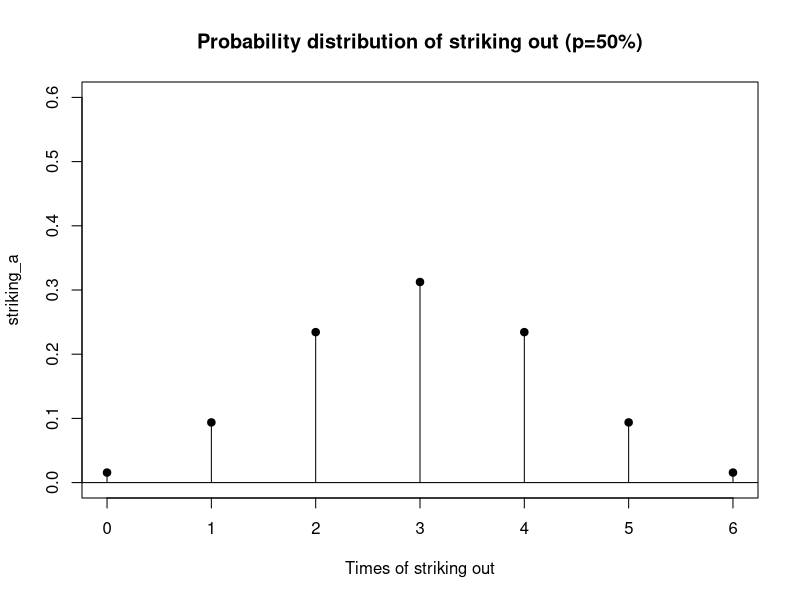
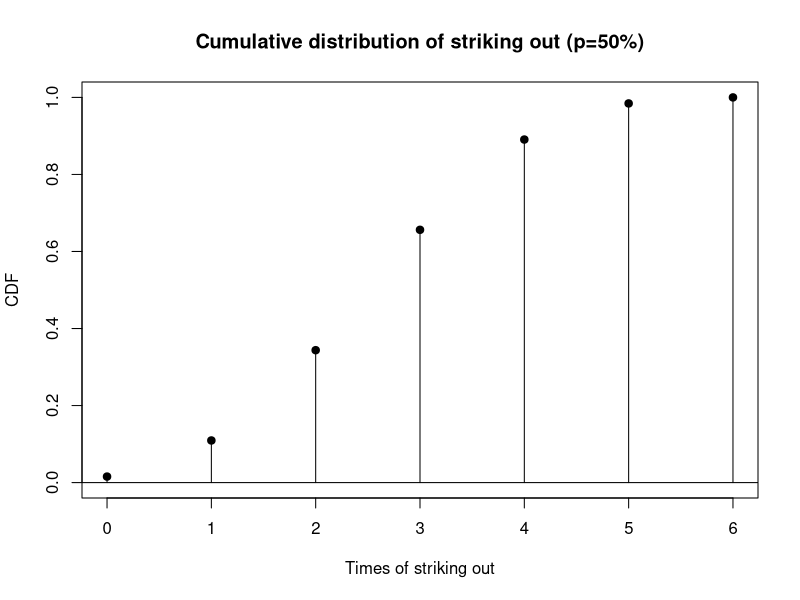
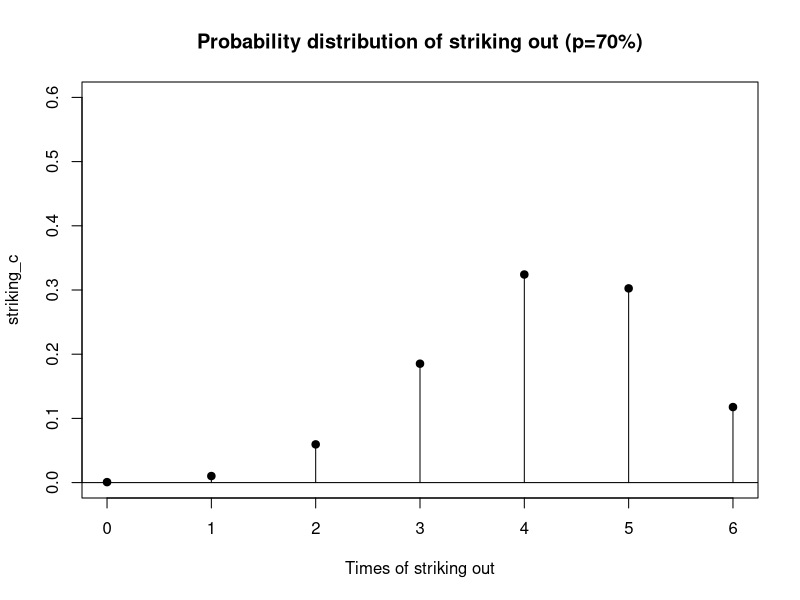
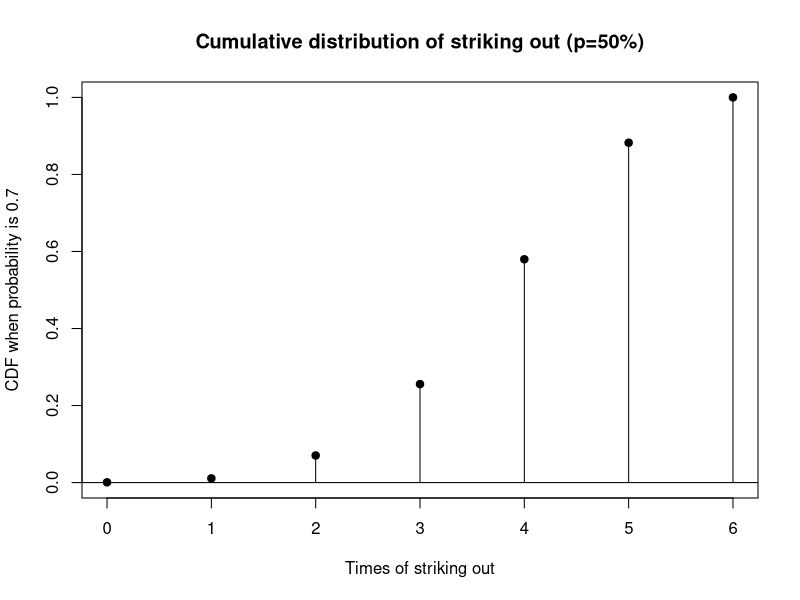
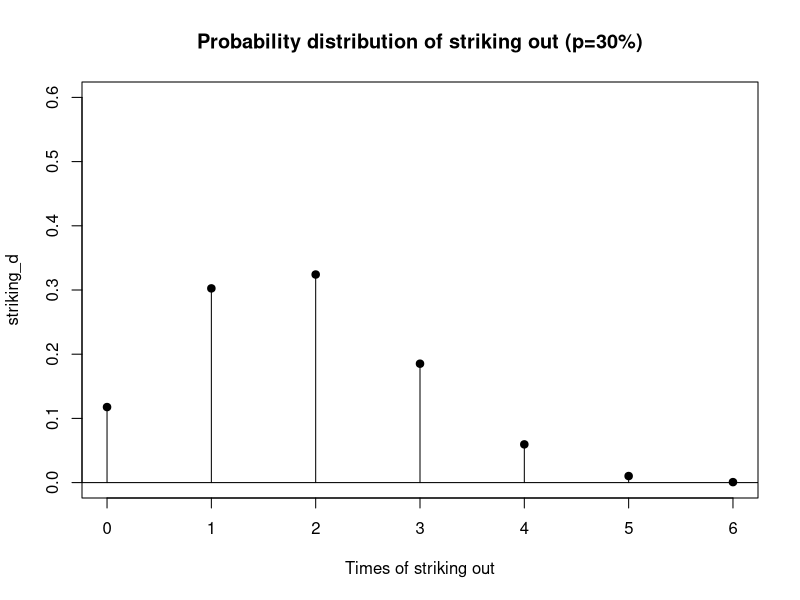
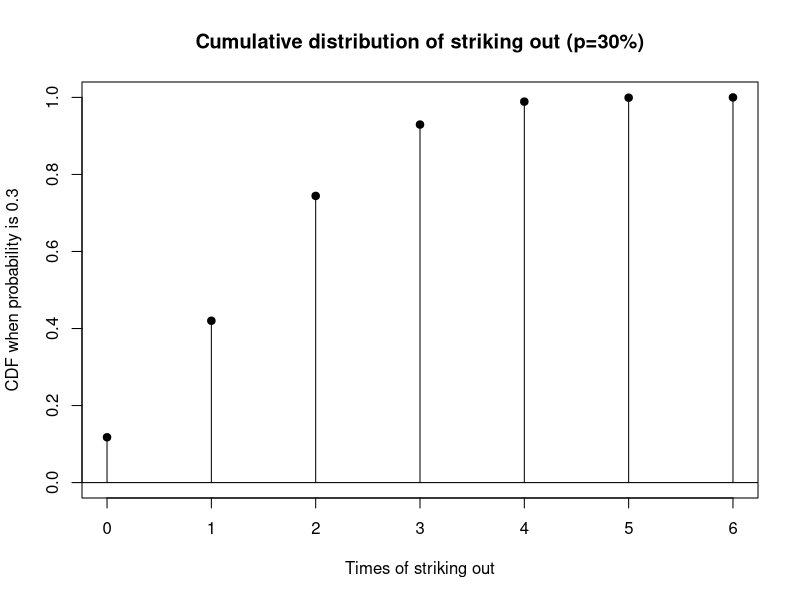
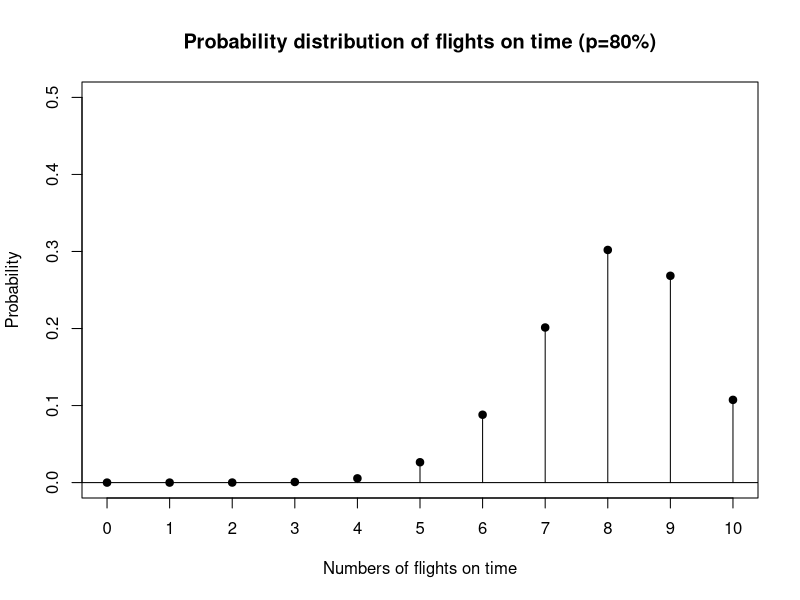
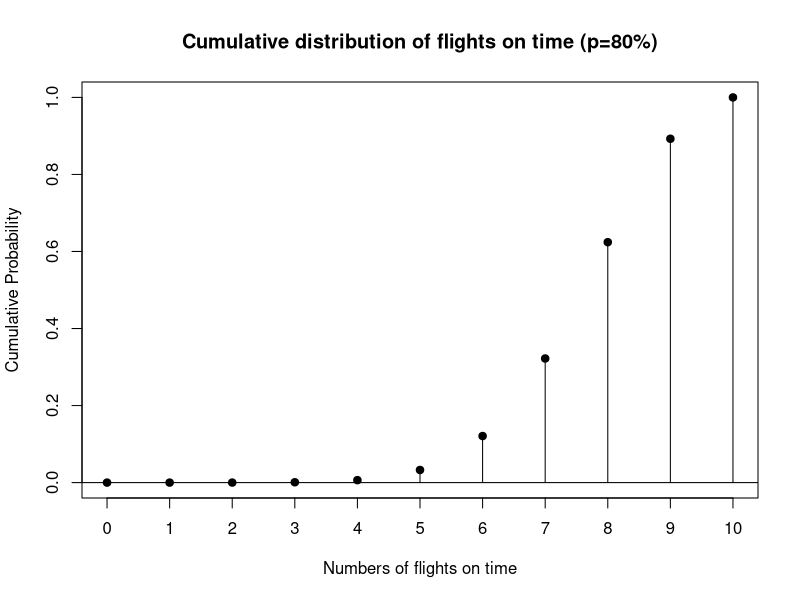

Write the R code that produced these figures, in order.
# Part 1) Binomial distribution
#Suppose a pitcher in Baseball has 50% chance of getting a strike-out.Using the binomial distribution,
# a) Compute and plot the probability distribution for striking out the next 6 batters.
striking_a <- dbinom(0:6,size=6,prob=0.5)
striking_a
#plot the PMF of striking out the 6 batters
plot(0:6, striking_a, type="h",xaxt = "n",
     xlab="Times of striking out",ylab="striking_a", ylim = c(0, 0.6),main="Probability distribution of striking out (p=50%)")
abline(h=0)
points(0:6, striking_a, pch=19)
axis(side = 1, at = 0:6, labels = TRUE)

# b) Plot the CDF for the above
CDF <- pbinom(0:6, size = 6, prob = 0.5) #Calculate the CDF of striking out for 6 batters
plot(0:6, CDF, type="h",xaxt = "n",
     xlab="Times of striking out",ylab="CDF", ylim = c(0, 1),main="Cumulative distribution of striking out (p=50%)")
abline(h=0)
points(0:6, CDF, pch=19)
axis(side = 1, at = 0:6, labels = TRUE)

#c) Repeat a) and b) if the pitcher has 70% chance of getting a strike-out.
striking_c <- dbinom(0:6,size=6,prob=0.7)
striking_c
#plot the PMF of striking out the 6 batters if prob=0.7
plot(0:6, striking_c, type="h",xaxt = "n",
     xlab="Times of striking out",ylab="striking_c", ylim = c(0, 0.6),main="Probability distribution of striking out (p=70%)")
abline(h=0)
points(0:6, striking_c, pch=19)
axis(side = 1, at = 0:6, labels = TRUE)

#calculate and plot the CDF if the striking out prob is 0.7
CDF_c <- pbinom(0:6, size = 6, prob = 0.7)
plot(0:6, CDF_c, type="h",xaxt = "n",
     xlab="Times of striking out",ylab="CDF when probability is 0.7", ylim = c(0, 1),main="Cumulative distribution of striking out (p=50%)")
abline(h=0)
points(0:6, CDF_c, pch=19)
axis(side = 1, at = 0:6, labels = TRUE)

#d) Repeat a) and b) if the pitcher has 30% chance of getting a strike-out
striking_d <- dbinom(0:6,size=6,prob=0.3)
striking_d
#plot the PMF of striking out the 6 batters if prob=0.3
plot(0:6, striking_d, type="h",xaxt = "n",
     xlab="Times of striking out",ylab="striking_d", ylim = c(0, 0.6),main="Probability distribution of striking out (p=30%)")
abline(h=0)
points(0:6, striking_d, pch=19)
axis(side = 1, at = 0:6, labels = TRUE)

#calculate and plot the CDF if the striking out prob is 0.7
CDF_d <- pbinom(0:6, size = 6, prob = 0.3)
plot(0:6, CDF_d, type="h",xaxt = "n",
     xlab="Times of striking out",ylab="CDF when probability is 0.3", ylim = c(0, 1),main="Cumulative distribution of striking out (p=30%)")
abline(h=0)
points(0:6, CDF_d, pch=19)
axis(side = 1, at = 0:6, labels = TRUE)

#e) Infer from the shape of the distributions.
#When the striking-out probability is 50%, the probability of getting 3 times of striking out for the next 6 batters is the highest,
#and the probabilities of getting 0 or 6 times of striking out for the next 6 batters are equally the lowest.

#When the striking-out probability is 70%, the probability of getting 4 times of striking out for the next 6 batters is the highest,
#and the probability of getting 0 times of striking out for the next 6 batters is the lowest.

#When the striking-out probability is 30%, the probability of getting 2 times of striking out for the next 6 batters is the highest, 
#and the probability of getting 6 times of striking out for the next 6 batters is the lowest.

#Part 2) Binomial distribution 
#Suppose that 80% of the flights arrive on time. Using the binomial distribution,
#a) What is the probability that four flights will arrive on time in the next 10 flights?
n2 <- 10;p2 <- 0.8
flight_4 <- dbinom(4,size=n2,prob=p2) #calculating the PMF of 4 flights that are on time
flight_4

#b) What is the probability that four or fewer flights will arrive on time in the next 10 flights?
flight_01234 <- dbinom(0:4, size=n2,prob=p2)#calculating the PMF of 4 or fewer flights that are on time
flight_01234

#c) Compute the probability distribution for flight arriving in time for the next 10 flights.
flight_0to10 <- dbinom(0:10,size=n2,prob=p2)
flight_0to10

#d) Show the PMF and the CDF for the next 10 flights.
plot(0:10,flight_0to10,type="h",xaxt = "n",
     xlab="Numbers of flights on time",ylab="Probability", ylim = c(0, 0.5),main="Probability distribution of flights on time (p=80%)")
abline(h=0)
points(0:10, flight_0to10, pch=19)
axis(side = 1, at = 0:10, labels = TRUE)
#calculate and plot the CDF of the 10 flights on time
CDF_flight <- pbinom(0:10, size=n2,prob=p2)
plot(0:10,CDF_flight,type="h",xaxt = "n",
     xlab="Numbers of flights on time",ylab="Cumulative Probability", ylim = c(0, 1),main="Cumulative distribution of flights on time (p=80%)")
abline(h=0)
points(0:10, CDF_flight, pch=19)
axis(side = 1, at = 0:10, labels = TRUE)

#Part 3) Poisson distribution
#Suppose that on average 10 cars drive up to the teller window at your bank between 3 PM and 4 PM and the random variable has a Poisson distribution. During this time period,

#Part 4) Uniform distribution
#Suppose that your exams are graded using a uniform distribution between 60 and 100 (both inclusive).
##a) What is the probability of scoring i) 60? ii) 80? iii) 100?
dunif(60,60,100)
dunif(80,60,100)
dunif(100,60,100)
#the probabilities of scoring 60, 80 and 100 are all equal to 0.025

##b) What is the mean and standard deviation of this distribution?
grade <- seq(60,100,0.01)
grade_prob <- dunif(grade,60,100)
mean(grade_prob)
sd(grade_prob)

##c) What is the probability of getting a score of at most 70?
punif(70,60,100)

##d) What is the probability of getting a score greater than 80 (use the lower.tail option)?
punif(80,60,100,lower.tail = F)

##e) What is the probability of getting a score between 90 and 100 (both inclusive)?
punif(100,60,100)-punif(90,60,100)

#Part5) Normal distribution
#Suppose that visitors at a theme park spend an average of $100 on souvenirs. Assume that the money spent is normally distributed with a standard deviation of $10.
## a) Show the PDF of this distribution covering the three standard deviations on either side of the mean.
a5 <- seq(60,140)
pdf_a5 <- dnorm(a5, mean=100, sd=10)
plot(a5, pdf_a5, type="l", col="red",xaxt="n")
axis(side = 1, at = seq(60,140,10), 
     labels = TRUE)


## b) What is the probability that a randomly selected visitor will spend more than $120?
pnorm(120,100,10,lower.tail=F)

## c) What is the probability that a randomly selected visitor will spend between $80 and $90 (inclusive)?
pnorm(90,100,10)-pnorm(80,100,10)

## d) What are the probabilities of spending within one standard deviation, two standard deviations, and three standard deviations, respectively?
###within one sd:
pnorm(110,100,10)-pnorm(90,100,10)
###within two sd:
pnorm(120,100,10)-pnorm(80,100,10)
###within three sd:
pnorm(130,100,10)-pnorm(70,100,10)

## e) Between what two values will the middle 90% of the money spent will fall?
qnorm(0.95,100,10)
qnorm(0.05,100,10)

## f) Show a plot for 10,000 visitors using the above distribution.
plot(table(round((rnorm(10000,100,10)))),type="h",xaxt="n")
axis(side=1, at=seq(60,140,10),labels=T)

# Part6) Exponential distribution (15 points)
# Suppose your cell phone provider's customer support receives calls at the rate of 18 per hour.
## a) What is the probability that the next call will arrive within 2 minutes?

## b) What is the probability that the next call will arrive within 5 minutes?
## c) What is the probability that the next call will arrive between 2 minutes and 5 minutes (both inclusive)?
## d) Show the CDF of this distribution.
